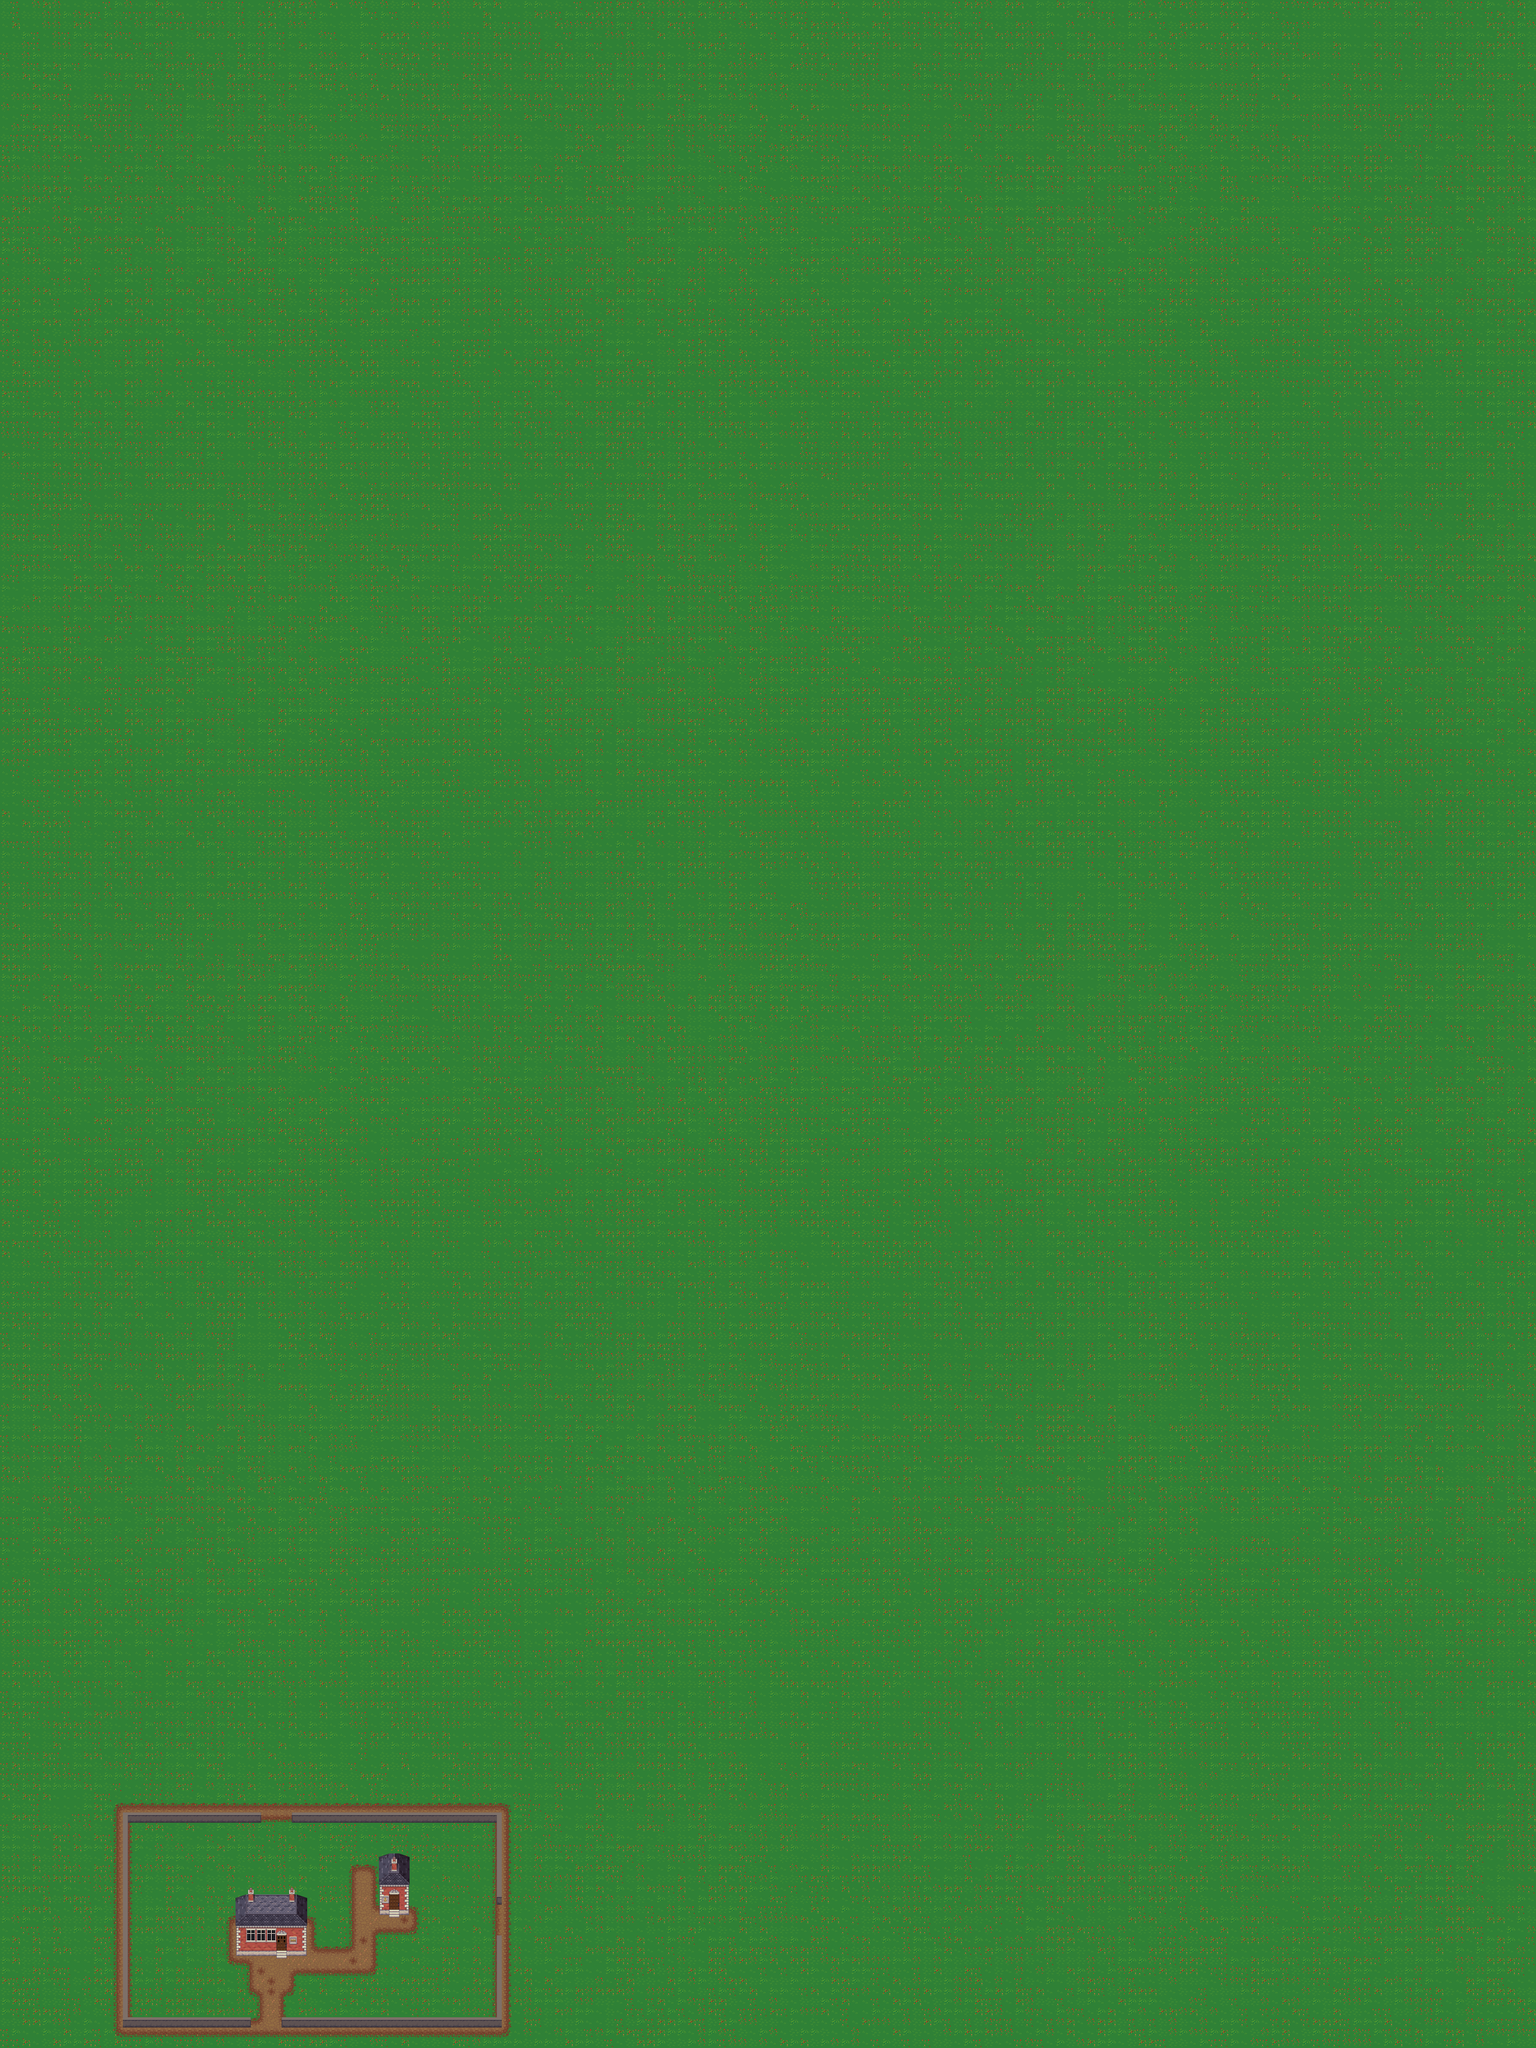

This game map was drawn from its Tiled (.tmx) file and the tilesets committed beside it. A one-line description and the trimmed map source follow:
An orthogonal 150x200 tile map with 32x32 px tiles, 8 tile layers (Ground, Terrain, Town Wall, Building Base, ...), 2 tilesets.

<map version="1.0" orientation="orthogonal" renderorder="right-down" width="150" height="200" tilewidth="32" tileheight="32" nextobjectid="1">
 <tileset firstgid="1" source="../LPC_Terrain/Terrain.tsx" />
 <tileset firstgid="1025" name="base_out_atlas" tilewidth="32" tileheight="32" tilecount="1024" columns="32">
  <image source="../Atlas/base_out_atlas.png" width="1024" height="1024" />
 </tileset>
 <layer name="Ground" width="150" height="200">
  <data>[30000 cells, 30000 non-empty, 6 distinct tile ids]</data>
 </layer>
 <layer name="Terrain" width="150" height="200">
  <data>[30000 cells, 354 non-empty, 16 distinct tile ids]</data>
 </layer>
 <layer name="Town Wall" width="150" height="200">
  <data>[30000 cells, 105 non-empty, 7 distinct tile ids]</data>
 </layer>
 <layer name="Building Base" width="150" height="200">
  <data>[30000 cells, 52 non-empty, 20 distinct tile ids]</data>
 </layer>
 <layer name="Building Detail" width="150" height="200">
  <data>[30000 cells, 14 non-empty, 9 distinct tile ids]</data>
 </layer>
 <layer name="CHARACTER LAYER" width="150" height="200">
  <data>[30000 cells, 0 non-empty, 0 distinct tile ids]</data>
 </layer>
 <layer name="Building Passbehind" width="150" height="200">
  <data>[30000 cells, 10 non-empty, 6 distinct tile ids]</data>
 </layer>
 <layer name="Building Detail" width="150" height="200">
  <data>[30000 cells, 6 non-empty, 3 distinct tile ids]</data>
 </layer>
</map>
